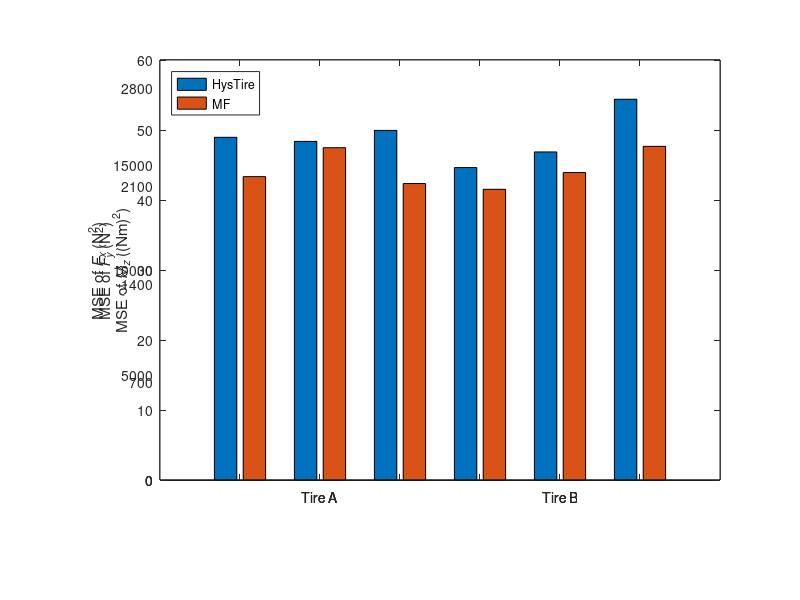

The MATLAB source for this figure:
 clear;
 clc;
 load('mse.mat');

 %% 
axes2=axes('position',[0.2,0.2,0.7,0.7]);
bar(mm);
set(gca,'XTickLabel',{' ','Tire A',' ',' ','Tire B',' '}); 
ylabel('MSE of \itF_x \rm(N^2)');
legend('HysTire','MF','location','northwest');
  set(gca,'Ytick',[0,5000,10000,15000]) 
close;
  %% 
 axes3=axes('position',[0.2,0.2,0.7,0.7]);
bar(mn);
set(gca,'XTickLabel',{' ','Tire A',' ',' ','Tire B',' '}); 
ylabel('MSE of \itF_y \rm(N^2)');
legend('HysTire','MF','location','northwest');
%  ylim([0,0.3]);
  set(gca,'Ytick',[0,700,1400,2100,2800,3500]) 
close; 
  %%   
 axes4=axes('position',[0.2,0.2,0.7,0.7]);
bar(mo);
set(gca,'XTickLabel',{' ','Tire A',' ',' ','Tire B',' '}); 
ylabel('MSE of \itM_z \rm((Nm)^2)');
legend('HysTire','MF','location','northwest');
  set(gca,'Ytick',[0,10,20,30,40,50,60]) 
